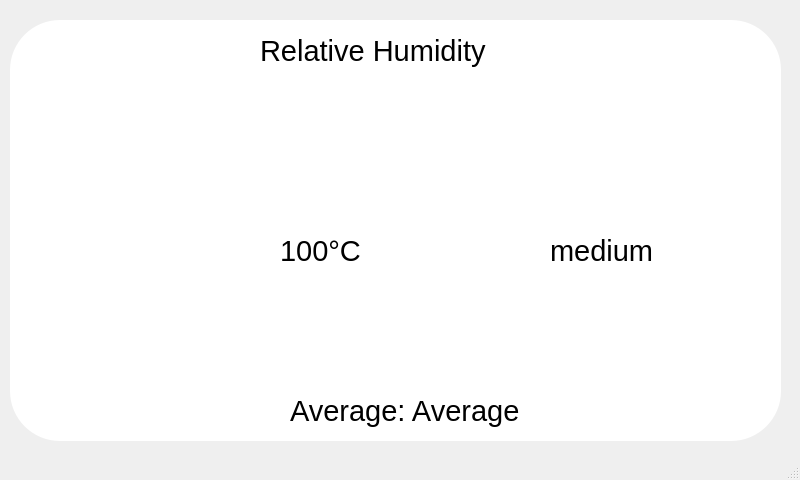
<?xml version="1.0" encoding="UTF-8"?>
<ui version="4.0">
 <class>MainWindow</class>
 <widget class="QMainWindow" name="MainWindow">
  <property name="geometry">
   <rect>
    <x>0</x>
    <y>0</y>
    <width>800</width>
    <height>480</height>
   </rect>
  </property>
  <property name="windowTitle">
   <string>MainWindow</string>
  </property>
  <widget class="QWidget" name="centralwidget">
   <widget class="QWidget" name="widget" native="true">
    <property name="geometry">
     <rect>
      <x>10</x>
      <y>20</y>
      <width>771</width>
      <height>421</height>
     </rect>
    </property>
    <property name="styleSheet">
     <string notr="true">background-color:rgba(255,255,255);
border-radius:50px;</string>
    </property>
    <widget class="QWidget" name="verticalLayoutWidget">
     <property name="geometry">
      <rect>
       <x>140</x>
       <y>70</y>
       <width>107</width>
       <height>324</height>
      </rect>
     </property>
     <layout class="QVBoxLayout" name="verticalLayout_2">
      <property name="leftMargin">
       <number>6</number>
      </property>
      <item>
       <widget class="QLabel" name="label_3">
        <property name="maximumSize">
         <size>
          <width>100</width>
          <height>100</height>
         </size>
        </property>
        <property name="text">
         <string/>
        </property>
        <property name="pixmap">
         <pixmap resource="icon/res.qrc">:/images/H1.png</pixmap>
        </property>
        <property name="scaledContents">
         <bool>true</bool>
        </property>
       </widget>
      </item>
     </layout>
    </widget>
    <widget class="QWidget" name="verticalLayoutWidget_2">
     <property name="geometry">
      <rect>
       <x>420</x>
       <y>70</y>
       <width>107</width>
       <height>324</height>
      </rect>
     </property>
     <layout class="QVBoxLayout" name="verticalLayout_4">
      <property name="leftMargin">
       <number>6</number>
      </property>
      <item>
       <widget class="QLabel" name="label_4">
        <property name="maximumSize">
         <size>
          <width>100</width>
          <height>100</height>
         </size>
        </property>
        <property name="text">
         <string/>
        </property>
        <property name="pixmap">
         <pixmap resource="icon/res.qrc">:/images/H2.png</pixmap>
        </property>
        <property name="scaledContents">
         <bool>true</bool>
        </property>
       </widget>
      </item>
     </layout>
    </widget>
    <widget class="QWidget" name="verticalLayoutWidget_5">
     <property name="geometry">
      <rect>
       <x>270</x>
       <y>190</y>
       <width>81</width>
       <height>81</height>
      </rect>
     </property>
     <layout class="QVBoxLayout" name="verticalLayout_8">
      <item>
       <widget class="QLabel" name="label_6">
        <property name="font">
         <font>
          <pointsize>22</pointsize>
         </font>
        </property>
        <property name="text">
         <string>100°C</string>
        </property>
       </widget>
      </item>
     </layout>
    </widget>
    <widget class="QWidget" name="verticalLayoutWidget_7">
     <property name="geometry">
      <rect>
       <x>540</x>
       <y>190</y>
       <width>138</width>
       <height>81</height>
      </rect>
     </property>
     <layout class="QVBoxLayout" name="verticalLayout_14">
      <item>
       <widget class="QLabel" name="label_12">
        <property name="font">
         <font>
          <pointsize>22</pointsize>
         </font>
        </property>
        <property name="text">
         <string>medium</string>
        </property>
       </widget>
      </item>
     </layout>
    </widget>
    <widget class="QWidget" name="verticalLayoutWidget_8">
     <property name="geometry">
      <rect>
       <x>710</x>
       <y>180</y>
       <width>41</width>
       <height>41</height>
      </rect>
     </property>
     <layout class="QVBoxLayout" name="verticalLayout_15">
      <item>
       <widget class="QPushButton" name="pushButton_2">
        <property name="text">
         <string/>
        </property>
        <property name="icon">
         <iconset resource="icon/res.qrc">
          <normaloff>:/images/right-arrow.png</normaloff>:/images/right-arrow.png</iconset>
        </property>
        <property name="checkable">
         <bool>true</bool>
        </property>
       </widget>
      </item>
     </layout>
    </widget>
    <widget class="QWidget" name="verticalLayoutWidget_9">
     <property name="geometry">
      <rect>
       <x>20</x>
       <y>180</y>
       <width>41</width>
       <height>41</height>
      </rect>
     </property>
     <layout class="QVBoxLayout" name="verticalLayout_16">
      <item>
       <widget class="QPushButton" name="pushButton">
        <property name="styleSheet">
         <string notr="true"/>
        </property>
        <property name="text">
         <string/>
        </property>
        <property name="icon">
         <iconset resource="icon/res.qrc">
          <normaloff>:/images/left-arrow.png</normaloff>:/images/left-arrow.png</iconset>
        </property>
        <property name="checkable">
         <bool>true</bool>
        </property>
       </widget>
      </item>
     </layout>
    </widget>
    <widget class="QWidget" name="verticalLayoutWidget_4">
     <property name="geometry">
      <rect>
       <x>250</x>
       <y>10</y>
       <width>352</width>
       <height>41</height>
      </rect>
     </property>
     <layout class="QVBoxLayout" name="verticalLayout_6">
      <item>
       <widget class="QLabel" name="label_7">
        <property name="font">
         <font>
          <pointsize>22</pointsize>
         </font>
        </property>
        <property name="text">
         <string>Relative Humidity</string>
        </property>
       </widget>
      </item>
     </layout>
    </widget>
    <widget class="QWidget" name="verticalLayoutWidget_10">
     <property name="geometry">
      <rect>
       <x>280</x>
       <y>370</y>
       <width>332</width>
       <height>41</height>
      </rect>
     </property>
     <layout class="QVBoxLayout" name="verticalLayout_7">
      <item>
       <widget class="QLabel" name="label_8">
        <property name="font">
         <font>
          <pointsize>22</pointsize>
         </font>
        </property>
        <property name="text">
         <string>Average: Average</string>
        </property>
       </widget>
      </item>
     </layout>
    </widget>
   </widget>
  </widget>
  <widget class="QStatusBar" name="statusbar"/>
 </widget>
 <resources>
  <include location="icon/res.qrc"/>
 </resources>
 <connections/>
</ui>
